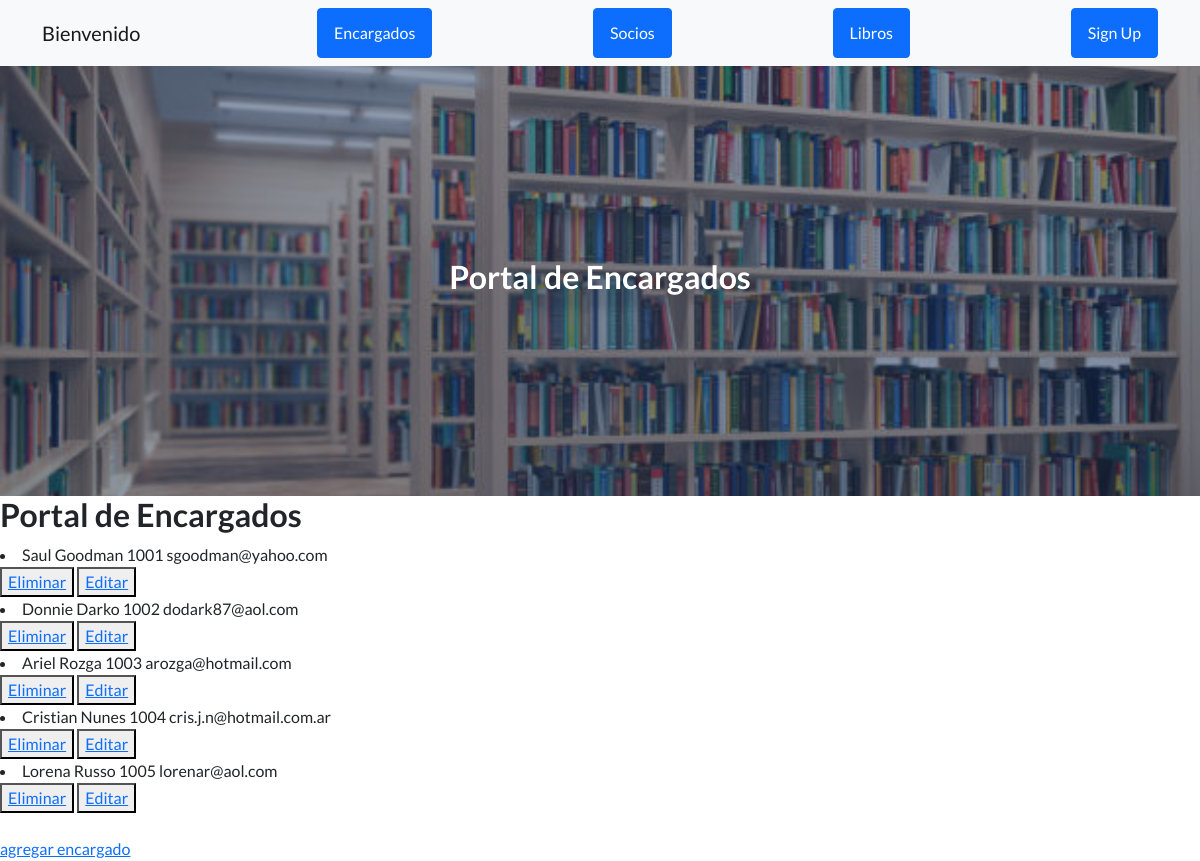
/app_biblioteca/leer_encargados/, run on the app's committed database.
### app_biblioteca/models.py (models this page shows)
class Encargado(models.Model):
    nombre=models.CharField(max_length=50)
    apellido=models.CharField(max_length=50)
    codigo=models.IntegerField()
    email=models.EmailField()
    def __str__(self):
        return self.nombre+' '+self.apellido+' '+str(self.codigo)+' '+self.email

### app_biblioteca/views.py (the view)
# urls.py: path('leer_encargados/',leer_encargados, name='leer_encargados'),
def leer_encargados(request):
    encargados = Encargado.objects.all()
    return render(request, 'app_biblioteca/leer_encargados.html',{'encargados':encargados})

### app_biblioteca/templates/app_biblioteca/leer_encargados.html (shortened to what this page needs)
{% extends 'app_biblioteca/inicio.html' %}
{% load static %}
{% block titulo %}
<h2>Portal de Encargados</h2>
{% endblock %}
{% block contenido_que_cambia %}
<h2>Portal de Encargados</h2>
    {% for encargado in encargados %}
        <li>{{ encargado }}</li>
        <button>
            <a href="{% url 'eliminar_encargado' encargado.codigo %}">Eliminar</a>
        </button>
        <button>
            <a href="{% url 'editar_encargado' encargado.codigo %}">Editar</a>
        </button>
    {% endfor %}
    <br>
<a href="{% url 'ingreso_encargados' %}">agregar encargado</a>
</body>
{% endblock %}

### data on the page
Encargado: nombre+apellido+codigo "Saul Goodman 1001 sgoodman@yahoo.com"
Encargado: nombre+apellido+codigo "Donnie Darko 1002 dodark87@aol.com"
Encargado: nombre+apellido+codigo "Ariel Rozga 1003 arozga@hotmail.com"
Encargado: nombre+apellido+codigo "Cristian Nunes 1004 cris.j.n@hotmail.com.ar"
Encargado: nombre+apellido+codigo "Lorena Russo 1005 lorenar@aol.com"
